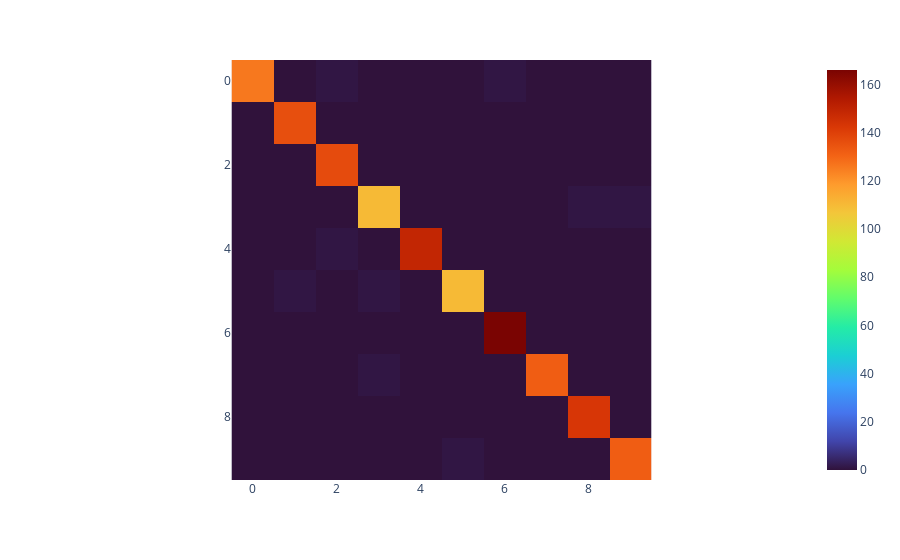

This figure's notebook cell:
### Markdown cell above
# Metrics

### Code cell
acc = accuracy_score(y_true=test_targets, y_pred=predictions)
accuracy = round(acc, 4)

# print(f"The accuracy is {round(accuracy*100, 4)}%")

# print(classification_report(y_true=test_targets, y_pred=predictions, digits=4))

conf_matrix = confusion_matrix(y_true=test_targets, y_pred=predictions)
px.imshow(conf_matrix, color_continuous_scale="turbo")

### Figure 1 — Plotly figure (JSON) as saved in the notebook; plotly's stock layout.template omitted (floating-point values rounded to 4 significant figures)
{"data": [{"coloraxis": "coloraxis", "hovertemplate": "x: %{x}<br>y: %{y}<br>color: %{z}<extra></extra>", "name": "0", "type": "heatmap", "xaxis": "x", "yaxis": "y", "z": [[126, 0, 1, 0, 0, 0, 1, 0, 0, 0], [0, 136, 0, 0, 0, 0, 0, 0, 0, 0], [0, 0, 137, 0, 0, 0, 0, 0, 0, 0], [0, 0, 0, 110, 0, 0, 0, 0, 1, 1], [0, 0, 1, 0, 149, 0, 0, 0, 0, 0], [0, 1, 0, 1, 0, 110, 0, 0, 0, 0], [0, 0, 0, 0, 0, 0, 166, 0, 0, 0], [0, 0, 0, 1, 0, 0, 0, 132, 0, 0], [0, 0, 0, 0, 0, 0, 0, 0, 143, 0], [0, 0, 0, 0, 0, 1, 0, 0, 0, 132]]}], "layout": {"coloraxis": {"colorscale": [[0, "#30123b"], [0.07143, "#4145ab"], [0.1429, "#4675ed"], [0.2143, "#39a2fc"], [0.2857, "#1bcfd4"], [0.3571, "#24eca6"], [0.4286, "#61fc6c"], [0.5, "#a4fc3b"], [0.5714, "#d1e834"], [0.6429, "#f3c63a"], [0.7143, "#fe9b2d"], [0.7857, "#f36315"], [0.8571, "#d93806"], [0.9286, "#b11901"], [1, "#7a0402"]]}, "margin": {"t": 60}, "xaxis": {"anchor": "y", "constrain": "domain", "domain": [0, 1], "scaleanchor": "y"}, "yaxis": {"anchor": "x", "autorange": "reversed", "constrain": "domain", "domain": [0, 1]}}}
